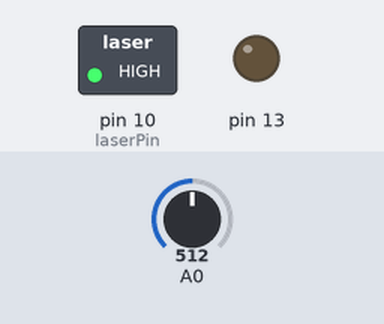
This sketch was run on a simulated Arduino Uno, built with avr-gcc and run on an emulated ATmega328P. Parts: switched loads named in the sketch (green lamp = pin HIGH), output pins drawn as LEDs (lit = HIGH). The test bench sets the inputs (shaded band); at power-on: A0 = 512. What the sketch prints to the serial monitor is not drawn.

Above: at 1.2 s.
1.3 s: A0 set to 210
2.8 s: A0 set to 186
Timing chart, 0 to 5.8 s (numbered marks = the images above; inputs shaded):
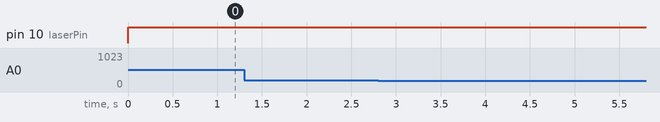

Measured:
- after the input at 1.3 s, every drawn part: stays the same
- after the input at 2.8 s, every drawn part: stays the same

The sketch:

Alarm_intrusion_TX_.ino
```cpp
#include <SoftwareSerial.h>
int thr_hold = 200;
int laserPin = 10;
SoftwareSerial GSerial(2,3);
void setup() {
  // put your setup code here, to run once:
  pinMode(laserPin, OUTPUT);
  Serial.begin(9600);
  GSerial.begin(400);
  pinMode(13 , OUTPUT);
  GSerial.print('&');
  }

void loop() {
  // put your main code here, to run repeatedly:
  int  val_read = analogRead(A0);
    digitalWrite(laserPin, HIGH);
 if (val_read < thr_hold) {


Serial.println(val_read);
digitalWrite(3 , LOW);
//GSerial.print("C");
delay(10);

}

else {

Serial.println(" ALARM ACTIVATED ");
GSerial.print("B");
digitalWrite(3 , HIGH);
delay(10);

}

delay(100);


}
```
